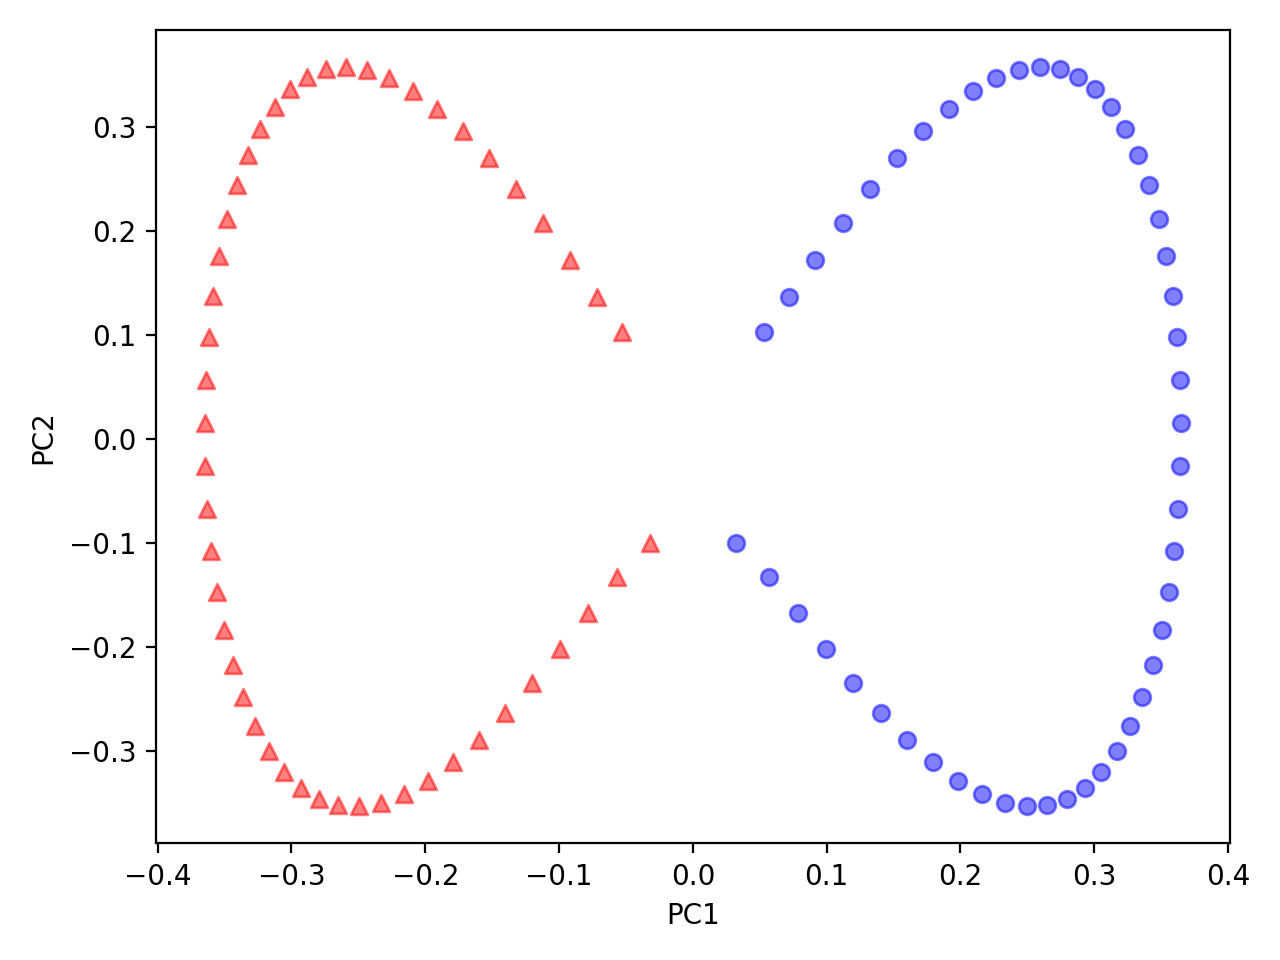

This chart was generated by the following Python code:
"""
Final Project
EDA
"""


import pandas as pd
import matplotlib.pyplot as plt
from mlxtend.plotting import scatterplotmatrix
import numpy as np
import seaborn as sns
from mlxtend.plotting import heatmap
from sklearn.ensemble import RandomForestClassifier
from sklearn.preprocessing import StandardScaler
from sklearn.feature_selection import SelectFromModel
from sklearn.datasets import make_circles
import sys
from sklearn.model_selection import train_test_split

df = pd.read_csv('student-mat-edited.csv')


df['school'] = df['school'].replace(['GP', 'MS'], [1, 0])
df['sex'] = df['sex'].replace(['M', 'F'], [1, 0])
df['address'] = df['address'].replace(['U', 'R'], [1, 0])
df['famsize'] = df['famsize'].replace(['GT3', 'LE3'], [1, 0])
df['Pstatus'] = df['Pstatus'].replace(['T', 'A'], [1, 0])
df = df.replace(to_replace={'yes':1, 'no':0})

df = pd.get_dummies(df, prefix= ['Mjob', 'Fjob', 'reason', 'guardian'])

#code from: https://stackoverflow.com/questions/46168450/replace-a-specific-range-of-values-in-a-pandas-dataframe
#convert the scores to integers representing the letter grade range specified in the paper. higher the number, the higher the grade
df['scores'] = df[['G1', 'G2', 'G3']].mean(axis=1)
df['scores'] = np.where(df['scores'].between(0, 10), 0, df['scores'])
df['scores'] = np.where(df['scores'].between(10, 12), 1, df['scores'])
df['scores'] = np.where(df['scores'].between(12, 14), 2, df['scores'])
df['scores'] = np.where(df['scores'].between(14, 16), 3, df['scores'])
df['scores'] = np.where(df['scores'].between(16, 21), 4, df['scores'])
df['scores'] = df['scores'].astype(np.int)

df = df.drop(index=1, columns=['G1', 'G2', 'G3'])

#separate into features and target
X = df[[i for i in list(df.columns) if i != 'scores']]
y = df['scores']
feat_labels = X.columns


from sklearn.datasets import make_moons
X, y = make_moons(n_samples=100, random_state=123)
plt.scatter(X[y==0, 0], X[y==0, 1], color='red', marker='^', alpha=0.5) 
plt.scatter(X[y==1, 0], X[y==1, 1], color='blue', marker='o', alpha=0.5)
plt.tight_layout()
plt.show()

from sklearn.decomposition import PCA
scikit_pca = PCA(n_components=2)
X_spca = scikit_pca.fit_transform(X)
fig, ax = plt.subplots(nrows=1, ncols=2, figsize=(7,3))
ax[0].scatter(X_spca[y==0, 0], X_spca[y==0, 1], color='red', marker='^', alpha=0.5)
ax[0].scatter(X_spca[y==1, 0], X_spca[y==1, 1], color='blue', marker='o', alpha=0.5) 
ax[1].scatter(X_spca[y==0, 0], np.zeros((50,1))+0.02, color='red', marker='^', alpha=0.5)
ax[1].scatter(X_spca[y==1, 0], np.zeros((50,1))-0.02, color='blue', marker='o', alpha=0.5)
ax[0].set_xlabel('PC1')
ax[0].set_ylabel('PC2')
ax[1].set_ylim([-1, 1])
ax[1].set_yticks([])
ax[1].set_xlabel('PC1')
plt.tight_layout()
plt.show()

from sklearn.decomposition import KernelPCA
from sklearn.datasets import make_moons
X, y = make_moons(n_samples=100, random_state=123)
scikit_kpca = KernelPCA(n_components=2, kernel='rbf', gamma=15)
X_skernpca = scikit_kpca.fit_transform(X)

plt.scatter(X_skernpca[y==0, 0], X_skernpca[y==0, 1], color='red', marker='^', alpha=0.5)
plt.scatter(X_skernpca[y==1, 0], X_skernpca[y==1, 1], color='blue', marker='o', alpha=0.5)
plt.xlabel('PC1')
plt.ylabel('PC2')
plt.tight_layout()
plt.show()
